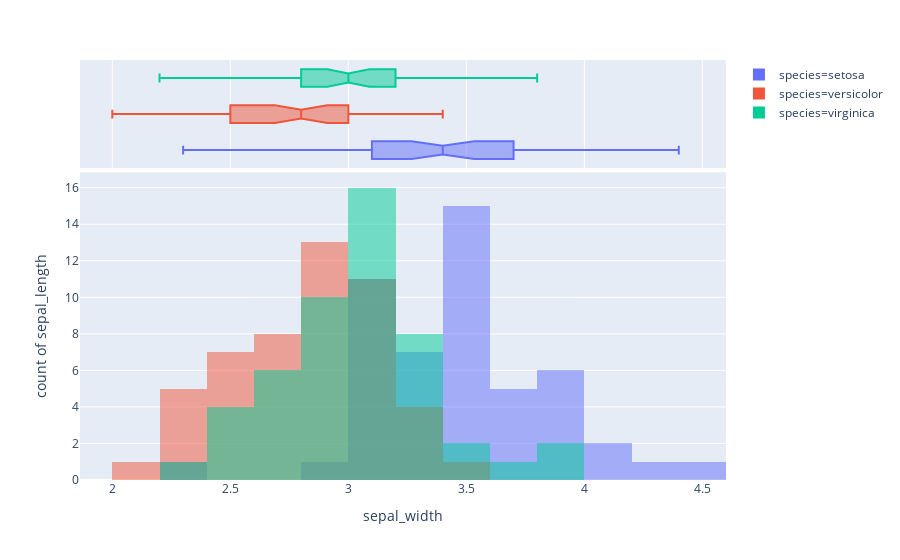

The notebook cell this image was saved under:
### Code cell
import plotly.express as px
df = px.data.iris()
fig = px.histogram(df, x="sepal_width", y="sepal_length", color="species",
           marginal="box", barmode='overlay')
fig.show()

### Figure 1 — Plotly figure (JSON) as saved in the notebook; plotly's stock layout.template omitted (floating-point values rounded to 4 significant figures)
{"data": [{"alignmentgroup": "True", "bingroup": "x", "hoverlabel": {"namelength": 0}, "hovertemplate": "species=setosa<br>sepal_width=%{x}<br>count of sepal_length=%{y}", "legendgroup": "species=setosa", "marker": {"color": "#636efa", "opacity": 0.5}, "name": "species=setosa", "offsetgroup": "species=setosa", "orientation": "v", "showlegend": true, "type": "histogram", "x": [3.5, 3, 3.2, 3.1, 3.6, 3.9, 3.4, 3.4, 2.9, 3.1, 3.7, 3.4, 3, 3, 4, 4.4, 3.9, 3.5, 3.8, 3.8, 3.4, 3.7, 3.6, 3.3, 3.4, 3, 3.4, 3.5, 3.4, 3.2, 3.1, 3.4, 4.1, 4.2, 3.1, 3.2, 3.5, 3.1, 3, 3.4, 3.5, 2.3, 3.2, 3.5, 3.8, 3, 3.8, 3.2, 3.7, 3.3], "xaxis": "x", "y": [5.1, 4.9, 4.7, 4.6, 5, 5.4, 4.6, 5, 4.4, 4.9, 5.4, 4.8, 4.8, 4.3, 5.8, 5.7, 5.4, 5.1, 5.7, 5.1, 5.4, 5.1, 4.6, 5.1, 4.8, 5, 5, 5.2, 5.2, 4.7, 4.8, 5.4, 5.2, 5.5, 4.9, 5, 5.5, 4.9, 4.4, 5.1, 5, 4.5, 4.4, 5, 5.1, 4.8, 5.1, 4.6, 5.3, 5], "yaxis": "y"}, {"alignmentgroup": "True", "hoverlabel": {"namelength": 0}, "hovertemplate": "species=setosa<br>sepal_width=%{x}", "legendgroup": "species=setosa", "marker": {"color": "#636efa"}, "name": "species=setosa", "notched": true, "offsetgroup": "species=setosa", "showlegend": false, "type": "box", "x": [3.5, 3, 3.2, 3.1, 3.6, 3.9, 3.4, 3.4, 2.9, 3.1, 3.7, 3.4, 3, 3, 4, 4.4, 3.9, 3.5, 3.8, 3.8, 3.4, 3.7, 3.6, 3.3, 3.4, 3, 3.4, 3.5, 3.4, 3.2, 3.1, 3.4, 4.1, 4.2, 3.1, 3.2, 3.5, 3.1, 3, 3.4, 3.5, 2.3, 3.2, 3.5, 3.8, 3, 3.8, 3.2, 3.7, 3.3], "xaxis": "x2", "yaxis": "y2"}, {"alignmentgroup": "True", "bingroup": "x", "hoverlabel": {"namelength": 0}, "hovertemplate": "species=versicolor<br>sepal_width=%{x}<br>count of sepal_length=%{y}", "legendgroup": "species=versicolor", "marker": {"color": "#EF553B", "opacity": 0.5}, "name": "species=versicolor", "offsetgroup": "species=versicolor", "orientation": "v", "showlegend": true, "type": "histogram", "x": [3.2, 3.2, 3.1, 2.3, 2.8, 2.8, 3.3, 2.4, 2.9, 2.7, 2, 3, 2.2, 2.9, 2.9, 3.1, 3, 2.7, 2.2, 2.5, 3.2, 2.8, 2.5, 2.8, 2.9, 3, 2.8, 3, 2.9, 2.6, 2.4, 2.4, 2.7, 2.7, 3, 3.4, 3.1, 2.3, 3, 2.5, 2.6, 3, 2.6, 2.3, 2.7, 3, 2.9, 2.9, 2.5, 2.8], "xaxis": "x", "y": [7, 6.4, 6.9, 5.5, 6.5, 5.7, 6.3, 4.9, 6.6, 5.2, 5, 5.9, 6, 6.1, 5.6, 6.7, 5.6, 5.8, 6.2, 5.6, 5.9, 6.1, 6.3, 6.1, 6.4, 6.6, 6.8, 6.7, 6, 5.7, 5.5, 5.5, 5.8, 6, 5.4, 6, 6.7, 6.3, 5.6, 5.5, 5.5, 6.1, 5.8, 5, 5.6, 5.7, 5.7, 6.2, 5.1, 5.7], "yaxis": "y"}, {"alignmentgroup": "True", "hoverlabel": {"namelength": 0}, "hovertemplate": "species=versicolor<br>sepal_width=%{x}", "legendgroup": "species=versicolor", "marker": {"color": "#EF553B"}, "name": "species=versicolor", "notched": true, "offsetgroup": "species=versicolor", "showlegend": false, "type": "box", "x": [3.2, 3.2, 3.1, 2.3, 2.8, 2.8, 3.3, 2.4, 2.9, 2.7, 2, 3, 2.2, 2.9, 2.9, 3.1, 3, 2.7, 2.2, 2.5, 3.2, 2.8, 2.5, 2.8, 2.9, 3, 2.8, 3, 2.9, 2.6, 2.4, 2.4, 2.7, 2.7, 3, 3.4, 3.1, 2.3, 3, 2.5, 2.6, 3, 2.6, 2.3, 2.7, 3, 2.9, 2.9, 2.5, 2.8], "xaxis": "x2", "yaxis": "y2"}, {"alignmentgroup": "True", "bingroup": "x", "hoverlabel": {"namelength": 0}, "hovertemplate": "species=virginica<br>sepal_width=%{x}<br>count of sepal_length=%{y}", "legendgroup": "species=virginica", "marker": {"color": "#00cc96", "opacity": 0.5}, "name": "species=virginica", "offsetgroup": "species=virginica", "orientation": "v", "showlegend": true, "type": "histogram", "x": [3.3, 2.7, 3, 2.9, 3, 3, 2.5, 2.9, 2.5, 3.6, 3.2, 2.7, 3, 2.5, 2.8, 3.2, 3, 3.8, 2.6, 2.2, 3.2, 2.8, 2.8, 2.7, 3.3, 3.2, 2.8, 3, 2.8, 3, 2.8, 3.8, 2.8, 2.8, 2.6, 3, 3.4, 3.1, 3, 3.1, 3.1, 3.1, 2.7, 3.2, 3.3, 3, 2.5, 3, 3.4, 3], "xaxis": "x", "y": [6.3, 5.8, 7.1, 6.3, 6.5, 7.6, 4.9, 7.3, 6.7, 7.2, 6.5, 6.4, 6.8, 5.7, 5.8, 6.4, 6.5, 7.7, 7.7, 6, 6.9, 5.6, 7.7, 6.3, 6.7, 7.2, 6.2, 6.1, 6.4, 7.2, 7.4, 7.9, 6.4, 6.3, 6.1, 7.7, 6.3, 6.4, 6, 6.9, 6.7, 6.9, 5.8, 6.8, 6.7, 6.7, 6.3, 6.5, 6.2, 5.9], "yaxis": "y"}, {"alignmentgroup": "True", "hoverlabel": {"namelength": 0}, "hovertemplate": "species=virginica<br>sepal_width=%{x}", "legendgroup": "species=virginica", "marker": {"color": "#00cc96"}, "name": "species=virginica", "notched": true, "offsetgroup": "species=virginica", "showlegend": false, "type": "box", "x": [3.3, 2.7, 3, 2.9, 3, 3, 2.5, 2.9, 2.5, 3.6, 3.2, 2.7, 3, 2.5, 2.8, 3.2, 3, 3.8, 2.6, 2.2, 3.2, 2.8, 2.8, 2.7, 3.3, 3.2, 2.8, 3, 2.8, 3, 2.8, 3.8, 2.8, 2.8, 2.6, 3, 3.4, 3.1, 3, 3.1, 3.1, 3.1, 2.7, 3.2, 3.3, 3, 2.5, 3, 3.4, 3], "xaxis": "x2", "yaxis": "y2"}], "layout": {"barmode": "overlay", "legend": {"tracegroupgap": 0}, "margin": {"t": 60}, "xaxis": {"anchor": "y", "domain": [0, 1], "title": {"text": "sepal_width"}}, "xaxis2": {"anchor": "y2", "domain": [0, 1], "matches": "x", "showgrid": true, "showticklabels": false}, "yaxis": {"anchor": "x", "domain": [0, 0.7326], "title": {"text": "count of sepal_length"}}, "yaxis2": {"anchor": "x2", "domain": [0.7426, 1], "matches": "y2", "showgrid": false, "showline": false, "showticklabels": false, "ticks": ""}}}
